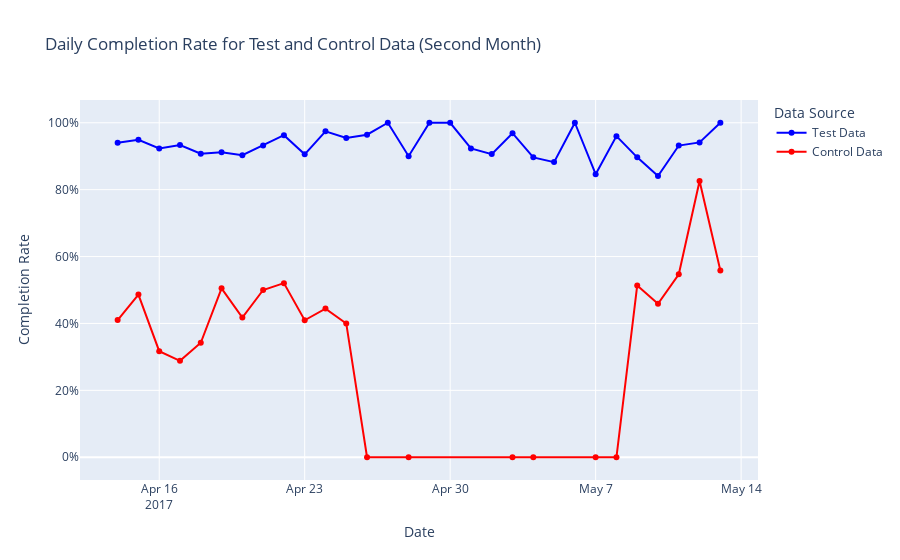

Notebook cell for this chart:
### Code cell
df_test_final['date'] = pd.to_datetime(df_test_final['date'])
df_control_final['date'] = pd.to_datetime(df_control_final['date'])

# Calculate the start and end dates for the second month
start_date = df_test_final['date'].min()
end_first_month = start_date + pd.DateOffset(days=30)
start_second_month = end_first_month
end_second_month = start_second_month + pd.DateOffset(days=30)

# Filter data for the second month
filtered_test_df = df_test_final[(df_test_final['date'] >= start_second_month) & (df_test_final['date'] < end_second_month)]
filtered_control_df = df_control_final[(df_control_final['date'] >= start_second_month) & (df_control_final['date'] < end_second_month)]

# Calculate daily completion rate for test data
daily_completion_test = filtered_test_df.groupby(filtered_test_df['date'].dt.date)['completion'].mean()

# Calculate daily completion rate for control data
daily_completion_control = filtered_control_df.groupby(filtered_control_df['date'].dt.date)['completion'].mean()

# Create a line+scatter plot
fig = go.Figure()

# Line+scatter for test data
fig.add_trace(go.Scatter(
    x=daily_completion_test.index,
    y=daily_completion_test.values,
    mode='lines+markers',
    name='Test Data',
    line=dict(color='blue')
))

# Line+scatter for control data
fig.add_trace(go.Scatter(
    x=daily_completion_control.index,
    y=daily_completion_control.values,
    mode='lines+markers',
    name='Control Data',
    line=dict(color='red')
))

# Update layout
fig.update_layout(
    title='Daily Completion Rate for Test and Control Data (Second Month)',
    xaxis_title='Date',
    yaxis_title='Completion Rate',
    yaxis_tickformat=',.0%',
    legend_title_text='Data Source'
)

### Figure 1 — Plotly figure (JSON) as saved in the notebook; plotly's stock layout.template omitted (floating-point values rounded to 4 significant figures)
{"data": [{"line": {"color": "blue"}, "mode": "lines+markers", "name": "Test Data", "type": "scatter", "x": ["2017-04-14", "2017-04-15", "2017-04-16", "2017-04-17", "2017-04-18", "2017-04-19", "2017-04-20", "2017-04-21", "2017-04-22", "2017-04-23", "2017-04-24", "2017-04-25", "2017-04-26", "2017-04-27", "2017-04-28", "2017-04-29", "2017-04-30", "2017-05-01", "2017-05-02", "2017-05-03", "2017-05-04", "2017-05-05", "2017-05-06", "2017-05-07", "2017-05-08", "2017-05-09", "2017-05-10", "2017-05-11", "2017-05-12", "2017-05-13"], "y": [0.9402, 0.9492, 0.9231, 0.9333, 0.9074, 0.9114, 0.9029, 0.9322, 0.963, 0.9057, 0.9744, 0.9545, 0.9643, 1, 0.9, 1, 1, 0.9231, 0.9062, 0.9688, 0.8966, 0.8824, 1, 0.8462, 0.96, 0.8966, 0.8409, 0.9318, 0.9412, 1]}, {"line": {"color": "red"}, "mode": "lines+markers", "name": "Control Data", "type": "scatter", "x": ["2017-04-14", "2017-04-15", "2017-04-16", "2017-04-17", "2017-04-18", "2017-04-19", "2017-04-20", "2017-04-21", "2017-04-22", "2017-04-23", "2017-04-24", "2017-04-25", "2017-04-26", "2017-04-28", "2017-05-03", "2017-05-04", "2017-05-07", "2017-05-08", "2017-05-09", "2017-05-10", "2017-05-11", "2017-05-12", "2017-05-13"], "y": [0.4101, 0.4863, 0.3172, 0.2883, 0.3423, 0.505, 0.4177, 0.5, 0.5205, 0.4095, 0.4444, 0.4, 0, 0, 0, 0, 0, 0, 0.5135, 0.459, 0.5472, 0.8261, 0.5581]}], "layout": {"legend": {"title": {"text": "Data Source"}}, "title": {"text": "Daily Completion Rate for Test and Control Data (Second Month)"}, "xaxis": {"title": {"text": "Date"}}, "yaxis": {"tickformat": ",.0%", "title": {"text": "Completion Rate"}}}}
